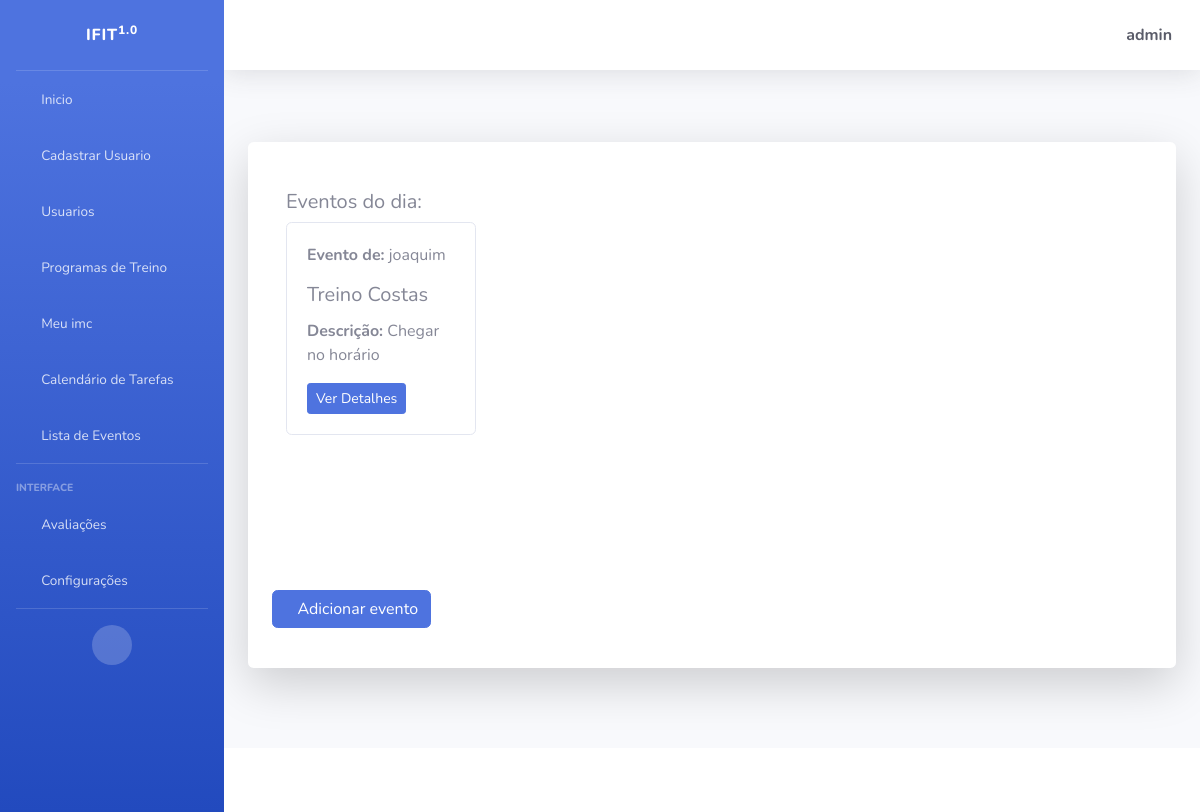
The page /Calendar/ (signed in) on the database its author committed.
### tasks/models.py (models this page shows, shortened)
class Task(models.Model):
    id = models.BigAutoField(primary_key=True)
    title = models.CharField(max_length=255)
    description = models.TextField()
    start_date = models.DateField()
    end_date = models.DateField()
    total_subs = models.PositiveIntegerField(default=0)
    subs = models.PositiveIntegerField(default=0)
    start_time = models.TimeField()
    end_time = models.TimeField()
    usuario = models.ForeignKey(User, on_delete=models.CASCADE)
    created_at = models.DateTimeField(auto_now_add=True)
    updated_at = models.DateTimeField(auto_now=True)

### tasks/views.py (the view)
# urls.py: path('Calendar/', CalendarView.as_view(), name='calendar'),
class CalendarView(TemplateView):
    template_name = 'tasks/calendar.html'
    def get_context_data(self, **kwargs):
        context = super().get_context_data(**kwargs)
        today = timezone.localdate()
        user = self.request.user
        is_authenticated = user.is_authenticated
        if user.is_superuser:
            events_today = Task.objects.filter(start_date__lte=today, end_date__gte=today)
        elif not is_authenticated:
            events_today = Task.objects.none()
        else:
            events_today = Task.objects.filter(usuario=user, start_date__lte=today, end_date__gte=today)
        context['events_today'] = events_today
        return context

### tasks/templates/tasks/calendar.html (shortened to what this page needs)
{% extends 'paginas/index.html' %}
{% load static %}
{% block conteudo %}
<div class="container-fluid mt-4">
    <div class="row" id="calendar-container">
        <div class="col-md-3 mb-3" id="events-column">
            <h5>Eventos do dia:</h5>
            {% for event in events_today %}
                <div class="card mb-2">
                    <div class="card-body">
                        <p class="card-text"><strong>Evento de:</strong> {{ event.usuario.username }}</p>
                        <h5 class="card-title">{{ event.title }}</h5>
                        <p class="card-text"><strong>Descrição:</strong> {{ event.description }}</p>
                        <a href="/task/{{ event.id }}" class="btn btn-primary btn-sm">Ver Detalhes</a>
                    </div>
                </div>
            {% empty %}
                <p class="text-muted">Não há eventos para hoje.</p>
            {% endfor %}
        </div>
        <div class="col-md-9" id="calendar-column">
            <div id="calendar"></div>
        </div>
    </div>
</div>
{% if request.user.is_staff %}
<div class="row mb-3">
    <div class="col-12 col-sm-auto">
        <a id="add-link" href="{% url 'new-task' %}" class="btn btn-primary d-flex align-items-center">
            <i class="fas fa-plus me-2"></i> Adicionar evento
        </a>
    </div>
</div>
{% endif %}
{% endblock %}

### paginas/templates/paginas/index.html (shortened to what this page needs)
{% load static %}
<!DOCTYPE html>
<html lang="pt-br">
<head>
    <link href={% static "fontawesome-free/css/all.min.css" %} rel="stylesheet" type="text/css">
    <link href={% static "css/sb-admin-2.min.css" %} rel="stylesheet" type="text/css">
    <link href={% static "css/sb-admin-2.min.css" %} rel="stylesheet">
</head>
<body id="page-top">
    <div id="wrapper">
        <ul class="navbar-nav bg-gradient-primary sidebar sidebar-dark accordion" id="accordionSidebar">
            <a class="sidebar-brand d-flex align-items-center justify-content-center" href="index.html">
                <div class="sidebar-brand-text mx-3">IFIT<sup>1.0</sup></div>
            </a>
            <hr class="sidebar-divider my-0">
            <li class="nav-item {% if request.path == '/' or request.path == '/inicio/' %}active{% endif %}">
                <a class="nav-link" href="{% url 'inicio' %}">
                    <i class="fas fa-fw fa-home"></i>
                    <span>Inicio</span>
                </a>
            </li>
            <li class="nav-item {% if request.path == '/registrar/' %}active{% endif %}">
                {% if user.is_staff %}
                    <a class="nav-link" href="{% url 'registrar' %}">
                        <i class="fas fa-fw fa-plus"></i>
                        <span>Cadastrar Usuario</span>
                    </a>
                {% endif %}
            </li>
            <li class="nav-item {% if request.path == '/listar-usersauth/' %}active{% endif %}">
                {% if user.is_staff %}
                    <a class="nav-link" href="{% url 'listar-usersauth' %}">
                        <i class="fas fa-fw fa-user"></i>
                        <span>Usuarios</span>
                    </a>
                {% endif %}
            </li>
            <li class="nav-item {% if request.path == '/listar-training-exercicios/' %}active{% endif %}">
                <a class="nav-link" href="{% url 'listar-training-exercicios' %}">
                    <i class="fas fa-fw fa-dumbbell"></i>
                    <span>Programas de Treino</span>
                </a>
            </li>
            <li class="nav-item {% if request.path == '/listar-training-exercicios/' %}active{% endif %}">
                <a class="nav-link" href="{% url 'progresso_imc' %}">
                    <i class="fas fa-fw fa-balance-scale"></i>
                    <span>Meu imc</span>
                </a>
            </li>
            <li class="nav-item {% if request.path == '/calendar/' %}active{% endif %}">
                <a class="nav-link" href="{% url 'calendar' %}">
                    <i class="fas fa-fw fa-calendar"></i>
                    <span>Calendário de Tarefas</span>
                </a>
            </li>
            <li class="nav-item {% if request.path == '/task-list/' %}active{% endif %}">
                <a class="nav-link" href="{% url 'task-list' %}">
                    <i class="fas fa-fw fa-clipboard"></i>
                    <span>Lista de Eventos</span>
                </a>
            </li>
            <hr class="sidebar-divider">
            <div class="sidebar-heading">
                Interface
            </div>
            <li class="nav-item {% if request.path == '/avaliacoes/' or request.path == '/listar-avaliacoes/' %}active{% endif %}">
                <a class="nav-link collapsed" href="#" data-toggle="collapse" data-target="#collapseTwo"
                    aria-expanded="true" aria-controls="collapseTwo">
                    <i class="fas fa-fw fa-heartbeat"></i>
                    <span>Avaliações</span>
                </a>
            </li>
            <li class="nav-item {% if request.path == '/atualizar-dados/' %}active{% endif %}">
                <a class="nav-link collapsed" href="#" data-toggle="collapse" data-target="#collapseUtilities"
                    aria-expanded="true" aria-controls="collapseUtilities">
                    <i class="fas fa-fw fa-wrench"></i>
                    <span>Configurações</span>
                </a>
            </li>
            <hr class="sidebar-divider d-none d-md-block">
            <div class="text-center d-none d-md-inline">
                <button class="rounded-circle border-0" id="sidebarToggle"></button>
            </div>
        </ul>
        <div id="content-wrapper" class="d-flex flex-column">
            <div id="content">
                <nav class="navbar navbar-expand navbar-light bg-white topbar mb-4 static-top shadow">
                    <ul class="navbar-nav ml-auto">
                        <li class="nav-item dropdown no-arrow">
                            {% if request.user.is_authenticated %}
                            <a class="nav-link dropdown-toggle" href="#" id="userDropdown" role="button"
                                data-toggle="dropdown" aria-haspopup="true" aria-expanded="false">
                                <span class="fas fa-user-circle fa-lg fa-fw mr-2 text-dark"></span>
                                <span class="font-weight-bold text-dark">{{ request.user }}</span>
                            </a>
                            {% endif %}
                        </li>
                    </ul>
                </nav>
                <div class="container-fluid py-5">
                    <div class="jumbotron bg-white shadow-lg p-4 rounded">
                        {% block conteudo %}{% endblock %}
                    </div>
                </div>
            </div>
            <footer class="sticky-footer bg-white">
            </footer>
        </div>
    </div>
</body>
</html>

### tasks/templates/tasks/calendar.html (style rules this page uses)
#calendar-container { display: flex; flex-wrap: wrap; justify-content: center; gap: 20px; }
#calendar { width: 100%; min-height: 400px; }
@media (min-width: 992px) { #calendar-container { flex-wrap: nowrap; } }
@media (min-width: 992px) { #events-column { max-width: 25%; } }
@media (min-width: 992px) { #calendar-column { max-width: 75%; } }

### rows shown on the page
Task: usuario.username "joaquim", title "Treino Costas", description "Chegar no horário"

### other values the page prints
{{ request.user }} "admin"
